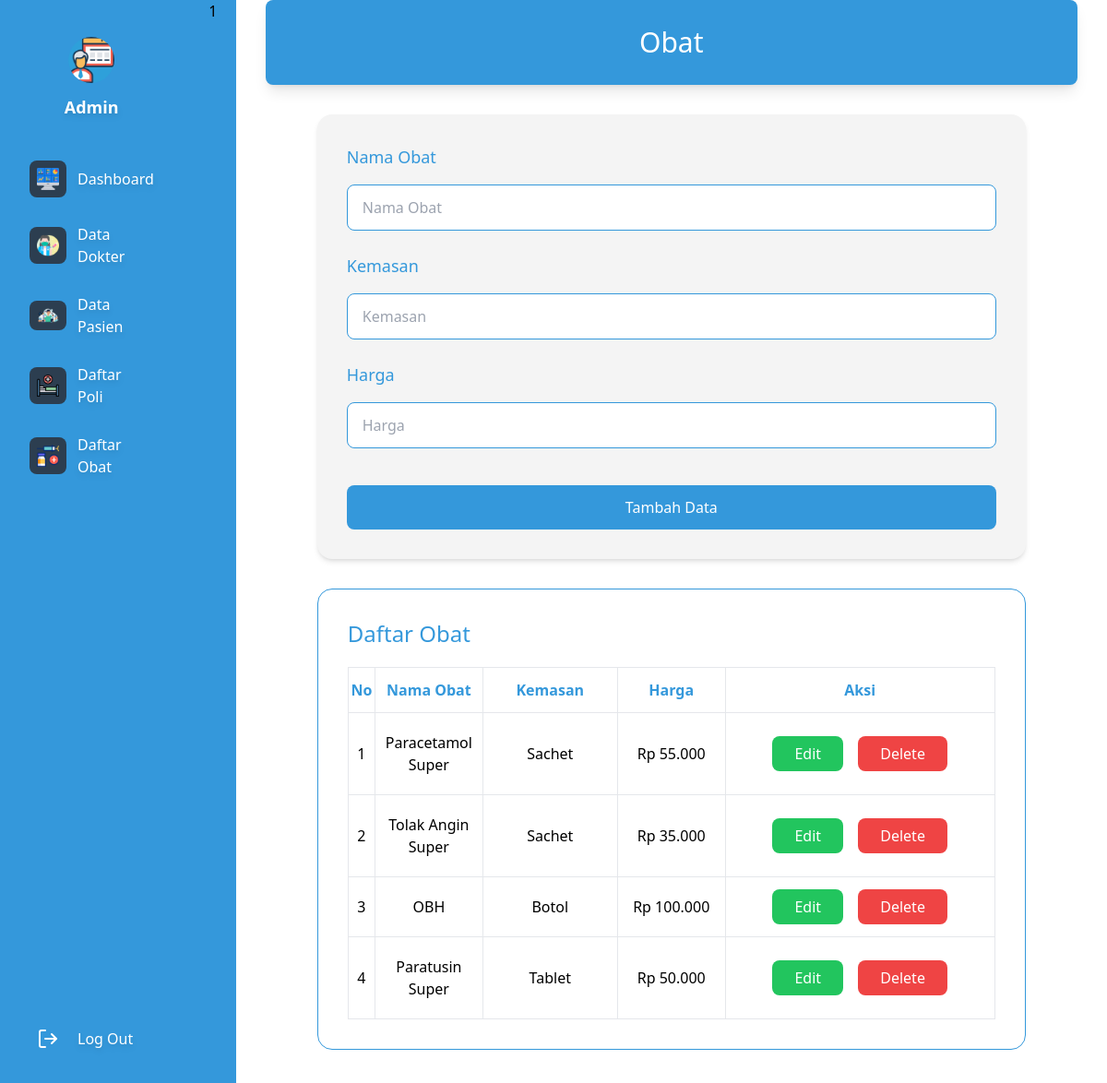
The app's page /pages/admin/kelola_obat.php (signed in) with its own data.
### tables this page shows
CREATE TABLE `obat` (
  `id` int(11) UNSIGNED NOT NULL,
  `nama_obat` varchar(50) NOT NULL,
  `kemasan` varchar(35) NOT NULL,
  `harga` int(11) NOT NULL
);

### functions/connect_database.php (called while the page is built)
<?php
$conn = mysqli_connect("localhost", "root", "", "poli" );
function query($query){
    global $conn;
    $data_pack = mysqli_query($conn, $query);
    $data = [];
    while ($item = mysqli_fetch_assoc($data_pack)) {
        $data[] = $item;
    }
    return $data;
}
 ?>

### pages/admin/kelola_obat.php (the view, shortened to what this page needs)
<?php
require '../../functions/connect_database.php';
$obat = query("SELECT * FROM obat");
?>
<!DOCTYPE html>
<html lang="en">
<head>
    <script src="https://cdn.tailwindcss.com"></script>
</head>
<body class="flex gap-5 bg-[#3498db]">
    <?= include("../../components/sidebar_admin.php"); ?>
    <main class="flex flex-col w-full bg-white pb-10 px-8">
        <header class="flex items-center gap-3 py-7 shadow-lg bg-[#3498db] rounded-lg w-full">
            <h1 class="text-3xl text-white font-medium w-full text-center">Obat</h1>
        </header>
        <article>
            <form action="" method="post" class="flex flex-col gap-6 mt-8 mx-auto p-8 bg-[#f4f4f4] rounded-2xl w-full max-w-3xl shadow-md">
                <div class="flex flex-col gap-4">
                    <label for="nama_obat" class="text-lg font-medium text-[#3498db]">Nama Obat</label>
                    <input type="text" name="nama_obat" id="nama_obat" placeholder="Nama Obat"
                        class="px-4 py-3 outline-none rounded-lg bg-white border border-[#3498db]">
                </div>
                <div class="flex flex-col gap-4">
                    <label for="kemasan" class="text-lg font-medium text-[#3498db]">Kemasan</label>
                    <input type="text" name="kemasan" id="kemasan" placeholder="Kemasan"
                        class="px-4 py-3 outline-none rounded-lg bg-white border border-[#3498db]">
                </div>
                <div class="flex flex-col gap-4">
                    <label for="harga" class="text-lg font-medium text-[#3498db]">Harga</label>
                    <input type="number" name="harga" id="harga" placeholder="Harga"
                        class="px-4 py-3 outline-none rounded-lg bg-white border border-[#3498db]">
                </div>
                <button type="submit" name="submit"
                    class="bg-[#3498db] w-full py-3 text-white font-medium rounded-lg mt-4 hover:bg-[#2980b9] transition-all duration-300">Tambah Data</button>
            </form>
            <section class="mt-8 mx-auto p-8 border border-[#3498db] rounded-2xl w-full max-w-3xl">
                <h1 class="mb-5 text-2xl text-[#3498db] font-medium">Daftar Obat</h1>
                <table class="w-full table-fixed border border-[#3498db]">
                    <thead>
                        <tr>
                            <th class="w-[5%] border py-3 text-[#3498db]">No</th>
                            <th class="w-[20%] border py-3 text-[#3498db]">Nama Obat</th>
                            <th class="w-[25%] border py-3 text-[#3498db]">Kemasan</th>
                            <th class="w-[20%] border py-3 text-[#3498db]">Harga</th>
                            <th class="w-[50%] border py-3 text-[#3498db]">Aksi</th>
                        </tr>
                    </thead>
                    <tbody>
                        <?php $index = 1; ?>
                        <?php foreach ($obat as $item) : ?>
                            <tr>
                                <td class="border py-5 text-center"><?= $index ?></td>
                                <td class="border py-5 text-center"><?= $item["nama_obat"] ?></td>
                                <td class="border py-5 text-center"><?= $item["kemasan"] ?></td>
                                <td class="border py-5 text-center">Rp <?= number_format($item["harga"], 0, ',', '.') ?></td>
                                <td class="border py-5 text-center">
                                    <a href="edit_obat.php?id=<?= $item["id"] ?>" class="bg-green-500 px-6 py-2 rounded-lg text-white mr-3">Edit</a>
                                    <a href="hapus_obat.php?id=<?= $item["id"] ?>" class="bg-red-500 px-6 py-2 rounded-lg text-white">Delete</a>
                                </td>
                            </tr>
                        <?php $index++ ?>
                        <?php endforeach; ?>
                    </tbody>
                </table>
            </section>
        </article>
    </main>
</body>
</html>

### records on screen
obat: nama_obat "Paracetamol Super", kemasan "Sachet", harga "55.000"
obat: nama_obat "Tolak Angin Super", kemasan "Sachet", harga "35.000"
obat: nama_obat "OBH", kemasan "Botol", harga "100.000"
obat: nama_obat "Paratusin Super", kemasan "Tablet", harga "50.000"

### other values on screen
include("../../components/sidebar_admin.php") "1"
